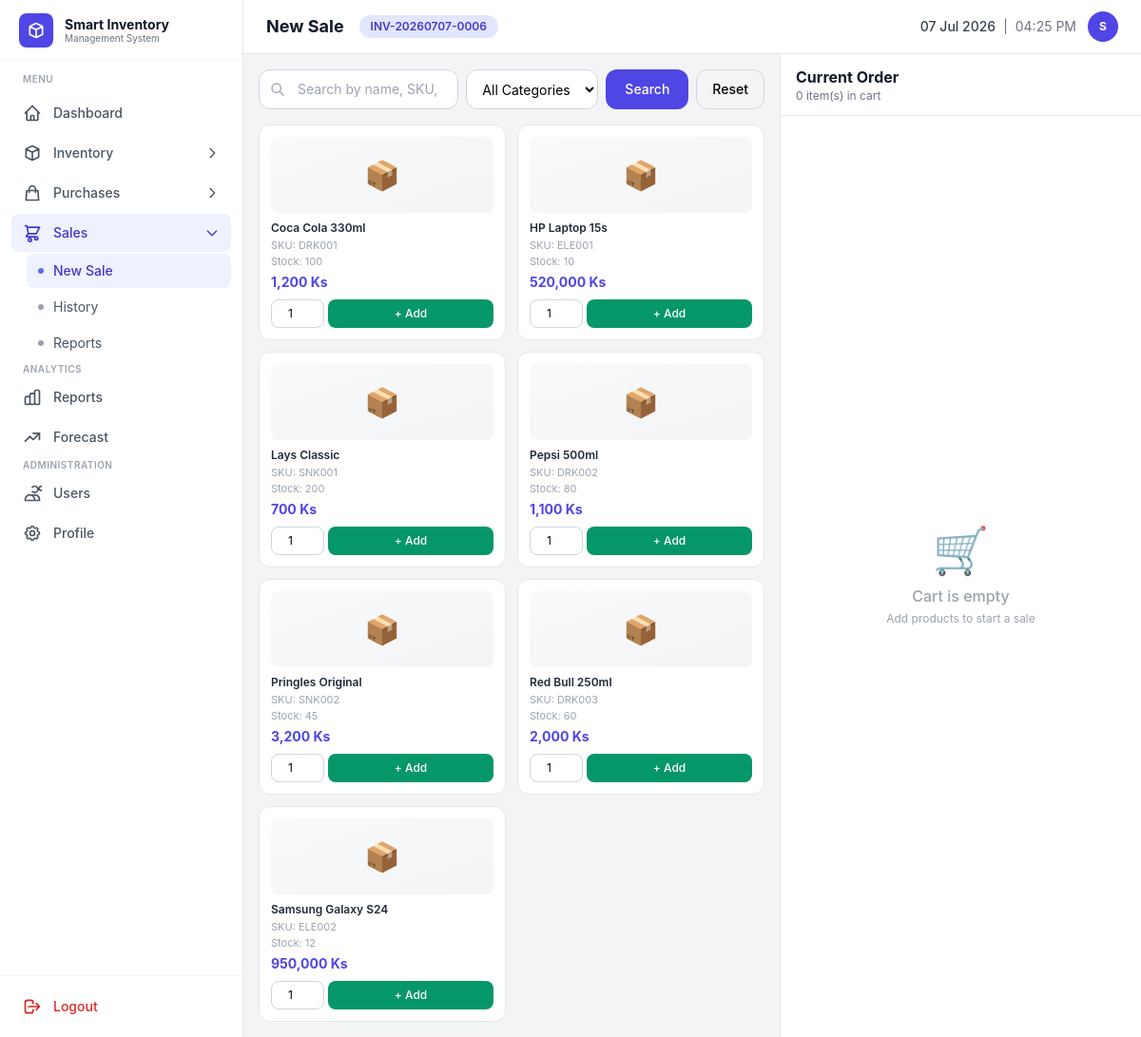
The app's page /sale/pos.php (signed in) with its own data.
### tables this page shows
CREATE TABLE IF NOT EXISTS products (
    id INT AUTO_INCREMENT PRIMARY KEY,
    category_id INT NOT NULL,
    supplier_id INT DEFAULT NULL,
    product_name VARCHAR(150) NOT NULL,
    sku VARCHAR(100) UNIQUE,
    barcode VARCHAR(100) DEFAULT NULL,
    brand VARCHAR(100) DEFAULT NULL,
    purchase_price DECIMAL(10,2) DEFAULT 0.00,
    selling_price DECIMAL(10,2) DEFAULT 0.00,
    quantity INT DEFAULT 0,
    minimum_stock INT DEFAULT 5,
    unit VARCHAR(50) DEFAULT 'pcs',
    image VARCHAR(255) DEFAULT NULL,
    description TEXT DEFAULT NULL,
    status ENUM('Active', 'Inactive') DEFAULT 'Active',
    created_at TIMESTAMP DEFAULT CURRENT_TIMESTAMP,
    FOREIGN KEY (category_id) REFERENCES categories(id) ON DELETE CASCADE,
    FOREIGN KEY (supplier_id) REFERENCES suppliers(id) ON DELETE SET NULL
);

### sale/pos.php (the view, shortened to what this page needs)
<?php
include "../config/database.php";
function generateInvoiceNo($conn)
{
    $result = mysqli_query($conn, "SELECT COALESCE(MAX(id), 0) + 1 AS next_id FROM sales");
    $row = mysqli_fetch_assoc($result);
    return 'INV-' . date('Ymd') . '-' . str_pad($row['next_id'], 4, '0', STR_PAD_LEFT);
}
$search = $_GET['search'] ?? '';
$product_query = "SELECT * FROM products WHERE status='Active'";
$product_query .= " ORDER BY product_name ASC";
$products = mysqli_query($conn, $product_query);
$invoice_no = generateInvoiceNo($conn);
?>
<!DOCTYPE html>
<html lang="en">
<head>
    <script src="https://cdn.tailwindcss.com"></script>
    <link rel="stylesheet" href="../assets/css/style.css">
</head>
<body class="bg-gray-100">
    <div class="flex h-screen overflow-hidden">
        <?php include "../includes/sidebar.php"; ?>
        <main class="flex-1 flex flex-col overflow-hidden">
            <div class="bg-white border-b border-gray-200 px-6 py-3 flex items-center justify-between flex-shrink-0">
                <div class="flex items-center gap-4">
                    <h1 class="text-lg font-bold text-gray-900">New Sale</h1>
                    <span class="bg-indigo-100 text-indigo-700 px-3 py-1 rounded-full text-xs font-semibold"><?= $invoice_no ?></span>
                </div>
                <div class="flex items-center gap-3">
                    <div class="text-sm text-gray-500">
                        <span class="font-medium text-gray-700"><?= date('d M Y') ?></span>
                        <span class="mx-1">|</span>
                        <?= date('h:i A') ?>
                    </div>
                    <div class="w-8 h-8 bg-indigo-600 rounded-full flex items-center justify-center text-white font-bold text-xs">
                        <?= strtoupper(substr($_SESSION['name'] ?? 'U', 0, 1)) ?>
                    </div>
                </div>
            </div>
            <div class="flex-1 flex overflow-hidden">
                <div class="flex-1 p-4 overflow-y-auto">
                    <div class="flex gap-2 mb-4">
                        <form method="GET" class="flex-1 flex gap-2">
                            <div class="relative flex-1">
                                <svg class="absolute left-3 top-1/2 -translate-y-1/2 w-4 h-4 text-gray-400" fill="none" stroke="currentColor" viewBox="0 0 24 24">
                                    <path stroke-linecap="round" stroke-linejoin="round" stroke-width="2" d="M21 21l-6-6m2-5a7 7 0 11-14 0 7 7 0 0114 0z" />
                                </svg>
                                <input type="text" name="search" value="<?= htmlspecialchars($search) ?>" placeholder="Search by name, SKU, or barcode..." class="w-full border border-gray-300 rounded-xl pl-10 pr-4 py-2.5 text-sm focus:outline-none search-glow">
                            </div>
                            <select name="category" class="border border-gray-300 rounded-xl px-3 py-2.5 text-sm focus:outline-none bg-white" onchange="this.form.submit()">
                                <option value="">All Categories</option>
                            </select>
                            <button class="bg-indigo-600 text-white px-5 py-2.5 rounded-xl hover:bg-indigo-700 text-sm font-medium transition">Search</button>
                            <a href="pos.php" class="border border-gray-300 px-4 py-2.5 rounded-xl text-sm font-medium hover:bg-gray-50 transition">Reset</a>
                        </form>
                    </div>
                    <div class="product-grid">
                        <?php if (mysqli_num_rows($products) > 0): while ($p = mysqli_fetch_assoc($products)):
                                $oos = $p['quantity'] <= 0;
                                $low_stock = $p['quantity'] <= $p['minimum_stock'] && !$oos;
                        ?>
                                <div class="bg-white rounded-xl border border-gray-200 p-3 product-card slide-up <?= $oos ? 'out-of-stock' : '' ?>">
                                    <div class="h-20 bg-gradient-to-br from-gray-50 to-gray-100 rounded-lg mb-2 flex items-center justify-center">
                                        <?php if ($p['image'] && file_exists('../uploads/' . $p['image'])): ?>
                                            <img src="../uploads/<?= htmlspecialchars($p['image']) ?>" alt="" class="h-full w-full object-cover rounded-lg">
                                        <?php else: ?>
                                            <span class="text-3xl">📦</span>
                                        <?php endif; ?>
                                    </div>
                                    <h3 class="font-semibold text-xs text-gray-800 truncate" title="<?= htmlspecialchars($p['product_name']) ?>"><?= htmlspecialchars($p['product_name']) ?></h3>
                                    <p class="text-[11px] text-gray-400 mt-0.5">SKU: <?= htmlspecialchars($p['sku'] ?? 'N/A') ?></p>
                                    <p class="text-[11px] <?= $low_stock ? 'text-amber-500 font-medium' : ($oos ? 'text-red-500 font-medium' : 'text-gray-400') ?>">
                                        Stock: <?= $p['quantity'] ?>
                                    </p>
                                    <p class="text-indigo-600 font-bold text-sm mt-1"><?= number_format($p['selling_price']) ?> Ks</p>
                                    <form method="POST" class="mt-2 flex gap-1">
                                        <input type="number" name="quantity" value="1" min="1" max="<?= $p['quantity'] ?>" class="border border-gray-300 rounded-lg w-14 text-center p-1.5 text-xs focus:outline-none focus:border-indigo-400">
                                        <button name="add_cart" class="bg-emerald-600 text-white px-3 py-1.5 rounded-lg text-xs font-medium hover:bg-emerald-700 flex-1 transition <?= $oos ? 'opacity-50' : '' ?>">+ Add</button>
                                    </form>
                                </div>
                            <?php endwhile;
                        endif; ?>
                    </div>
                </div>
                <div class="w-[380px] bg-white border-l border-gray-200 flex flex-col flex-shrink-0">
                    <div class="px-4 py-3 border-b border-gray-200 flex items-center justify-between">
                        <div>
                            <h2 class="font-bold text-gray-900">Current Order</h2>
                            <p class="text-xs text-gray-500"><?= count($_SESSION['sale_cart'] ?? []) ?> item(s) in cart</p>
                        </div>
                    </div>
                    <div class="flex-1 overflow-y-auto px-4 py-2">
                        <?php if (count($_SESSION['sale_cart'] ?? []) > 0): ?>
                            <form method="POST" id="cartForm">
                                <?php foreach ($_SESSION['sale_cart'] as $key => $item): ?>
                                    <div class="cart-item rounded-lg p-3 mb-2 border border-gray-100 slide-up">
                                        <div class="flex justify-between items-start">
                                            <div class="flex-1 min-w-0">
                                                <p class="font-semibold text-sm text-gray-800 truncate"><?= htmlspecialchars($item['product_name']) ?></p>
                                                <p class="text-indigo-600 font-bold text-sm"><?= number_format($item['price']) ?> Ks</p>
                                            </div>
                                            <a href="?remove=<?= $key ?>" class="text-gray-300 hover:text-red-500 ml-2 transition p-1" title="Remove">
                                                <svg class="w-4 h-4" fill="none" stroke="currentColor" viewBox="0 0 24 24">
                                                    <path stroke-linecap="round" stroke-linejoin="round" stroke-width="2" d="M6 18L18 6M6 6l12 12" />
                                                </svg>
                                            </a>
                                        </div>
                                        <div class="flex items-center justify-between mt-2">
                                            <div class="flex items-center gap-1">
                                                <input type="number" name="quantity[<?= $key ?>]" value="<?= $item['quantity'] ?>" min="0" class="border border-gray-200 rounded-lg w-14 p-1 text-center text-sm focus:outline-none focus:border-indigo-400">
                                                <span class="text-xs text-gray-400">x <?= number_format($item['price']) ?></span>
                                            </div>
                                            <span class="font-bold text-sm text-gray-800"><?= number_format($item['total']) ?> Ks</span>
                                        </div>
                                    </div>
                                <?php endforeach; ?>
                                <button type="submit" name="update_cart" class="text-indigo-600 text-xs font-semibold hover:text-indigo-800 mt-1 mb-2">Update Quantities</button>
                            </form>
                        <?php else: ?>
                            <div class="flex flex-col items-center justify-center h-full text-gray-400 py-12">
                                <div class="text-5xl mb-3">🛒</div>
                                <p class="font-medium">Cart is empty</p>
                                <p class="text-xs mt-1">Add products to start a sale</p>
                            </div>
                        <?php endif; ?>
                    </div>
                </div>
            </div>
        </main>
    </div>
    <?php include "../includes/footer.php"; ?>
</body>
</html>

### records on screen
products: product_name "Coca Cola 330ml", sku "DRK001", quantity "100", selling_price "1,200"
products: product_name "HP Laptop 15s", sku "ELE001", quantity "10", selling_price "520,000"
products: product_name "Lays Classic", sku "SNK001", quantity "200", selling_price "700"
products: product_name "Pepsi 500ml", sku "DRK002", quantity "80", selling_price "1,100"
products: product_name "Pringles Original", sku "SNK002", quantity "45", selling_price "3,200"
products: product_name "Red Bull 250ml", sku "DRK003", quantity "60", selling_price "2,000"
products: product_name "Samsung Galaxy S24", sku "ELE002", quantity "12", selling_price "950,000"

### other values on screen
$invoice_no "INV-20260707-0006"
substr($_SESSION['name'] ?? 'U', 0, 1) "S"
count($_SESSION['sale_cart'] ?? []) "0"
